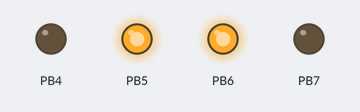
A program run on a simulated ATmega128, built with avr-gcc and emulated at 16 MHz. On the bench: output pins drawn as LEDs (lit = HIGH).

Above: at 0.2 s.
At 0.7 s:
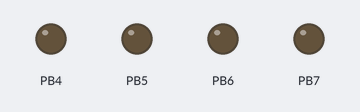
At 3.0 s:
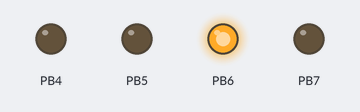
At 6.0 s:
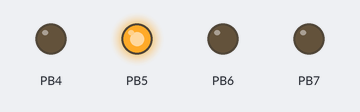
Timing chart, 0 to 8.4 s (numbered marks = the images above):
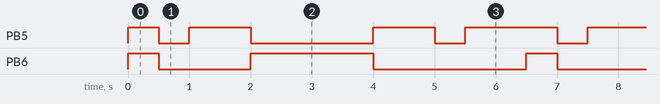

The program:

lab1_new.c
```c
/*
 * lab1_new.c
 *
 * Created: 9/29/2014 12:32:24 PM
 *  Author: sawaspar
 */


/*
This code will cause a TekBot v1.03 connected to the AVR board to 'dance' in a cool
pattern. Remember, the inputs for the v1.03 TekBot are 'active low'. This means you need
to have a '0' to activate them.

PORT MAP
Port B, Pin 4 -> Output -> Right Motor Enable
Port B, Pin 5 -> Output -> Right Motor Direction
Port B, Pin 7 -> Output -> Left Motor Enable
Port B, Pin 6 -> Output -> Left Motor Direction
*/
#define F_CPU 16000000
#include <avr/io.h>
#include <util/delay.h>
#include <stdio.h>

int main(void)
{

	DDRB =0b11110000;	//Setup Port B for Input/Output
	PORTB=0b11110000;	//Turn off both motors

	while (1)		//Loop Forever
	{
		PORTB=0b01100000;	//Make TekBot move forward
		_delay_ms(500);
		PORTB=0b00000000;	//Reverse
		_delay_ms(500);
		PORTB=0b00100000; //Turn Left
		_delay_ms(1000);
		PORTB=0b01000000;	//Turn Right
		_delay_ms(2000);
		PORTB=0b00100000; //Turn Left
		_delay_ms(1000);
		PORTB=0b00000000;	//Reverse
		_delay_ms(500);
		PORTB=0b00100000; //Turn Left
		_delay_ms(1000);

	};
}
```

Measured:
- by itself, PB5: repeats every 6.5 s: LOW 0.50 s, HIGH 1.0 s, LOW 2.0 s, HIGH 1.0 s, LOW 0.50 s, HIGH 1.5 s
- by itself, PB6: repeats every 6.5 s: LOW 1.5 s, HIGH 2.0 s, LOW 2.5 s, HIGH 0.50 s
- by itself, everything shown: repeats every 6.5 s, in 7 steps
